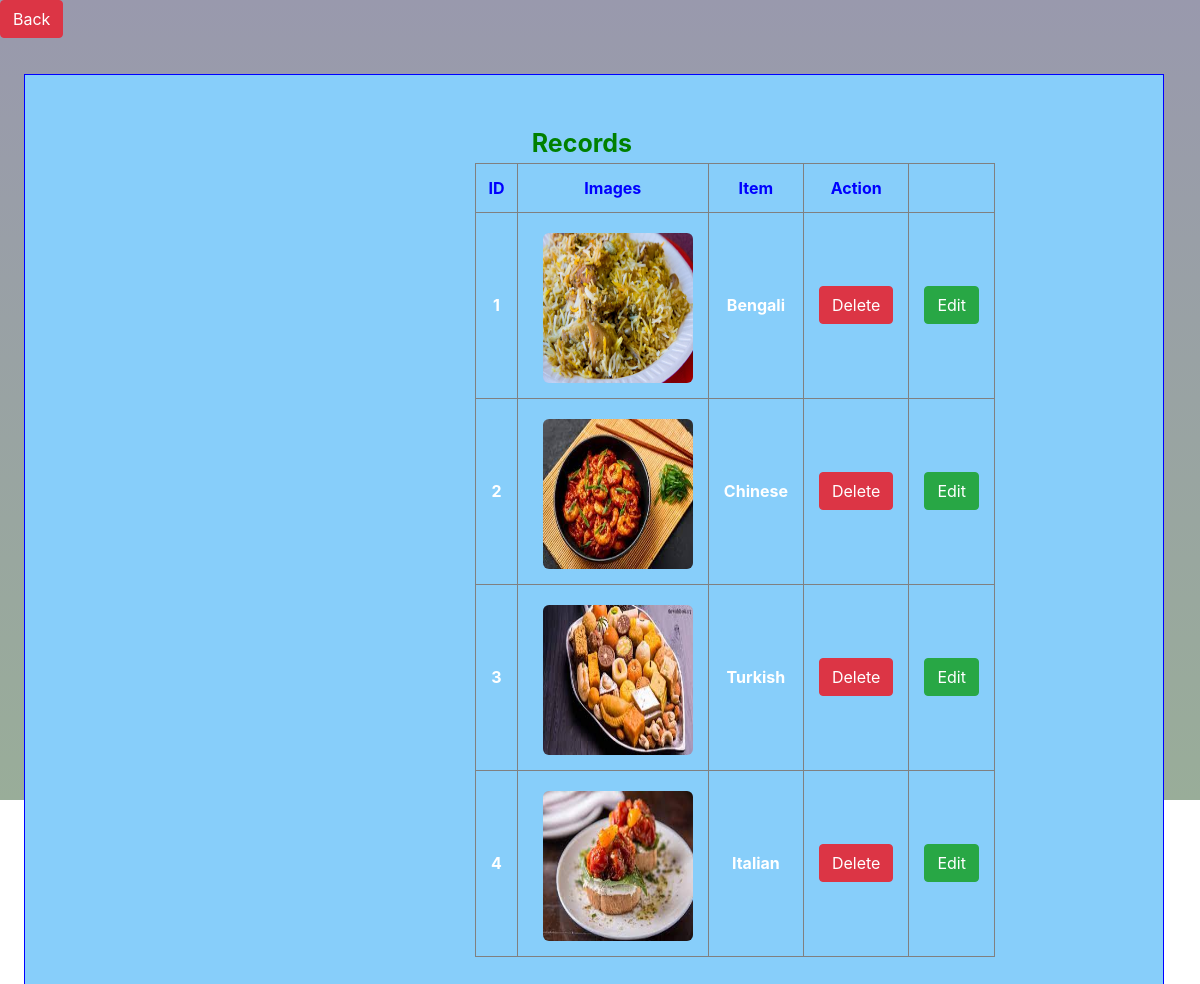
/FoodMood/ad-gal1-handle.php, run on the app's committed database.
### tables this page shows
CREATE TABLE `gallery1` (
  `id` int(11) NOT NULL,
  `source` varchar(400) NOT NULL,
  `place` varchar(400) NOT NULL
);

### FoodMood/ad-gal1-handle.php (the view, shortened to what this page needs)
<!doctype html>
<html lang="en">
  <head>
    <link rel="stylesheet" href="https://stackpath.bootstrapcdn.com/bootstrap/4.3.1/css/bootstrap.min.css">
  </head>
  <body>
        <a href="frames.php"><button class="btn btn-danger">Back</button></a>
        <div class="hox">
        <div class="boxx">
            <span>Records</span><br>
            <table border="1">
                <tr>
                    <th>ID</th>
                    <th>Images</th>
                    <th>Item</th>
                    <th>Action</th>
                </tr>
                <?php
                    include("connection.php");
                    $query = "select * from gallery1 order by id";
                    $data = mysqli_query($conn, $query);
                    $total = mysqli_num_rows($data);
                    if($total > 0){
                            while($res = mysqli_fetch_assoc($data)){
                                echo "
                                    <tr>
                                        <td>".$res['id']."</td>
                                        <td><img src=' ".$res['source']." '></td>
                                        <td>".$res['place']."</td>
                                        <td><a href='ad-gal1-del.php?rn=$res[id]' onclick='return checkdelete()'><button class='btn btn-danger'>Delete</button></a></td/>
                                        <td><a href='gal1-edit.php?rn=$res[id]&fn=$res[source]&ln=$res[place]'><button class='btn btn-success'>Edit</button></a></td>
                                    </tr>
                                ";
                            }
                    }
                    else{
                        echo "
                            <div class='hu'>
                                <button class='btn btn-info'>No Records</button>
                            </div>
                        ";
                    }
                ?>
            </table>
      </div>
        </div>
  </body>
</html>

### FoodMood/ad-gal1-handle.php (style rules this page uses)
.boxx { margin-top: 3%; margin-left: 2%; border: 1px solid blue; width: 95%; padding: 50px; }
.boxx span { margin-left: 44%; color: Green; font-weight: bolder; font-size: 25px; }
.boxx th { color: blue; font-weight: bolder; text-align: center; padding: 12px; }
.boxx td { color: white; font-weight: bolder; text-align: center; padding: 15px; }
.boxx { background-color: lightskyblue; }
table { margin-left: 400px; }
body { background: linear-gradient(rgba(0,0,50, .4), rgba(0,50,0,.4)) no-repeat; height: 100vh; }
img { height: 150px; width: 150px; border-radius: 4%; margin-left: 10px; margin-top: 5px; }

### data on the page
gallery1: id "1", source (picture), place "Bengali"
gallery1: id "2", source (picture), place "Chinese"
gallery1: id "3", source (picture), place "Turkish"
gallery1: id "4", source (picture), place "Italian"
